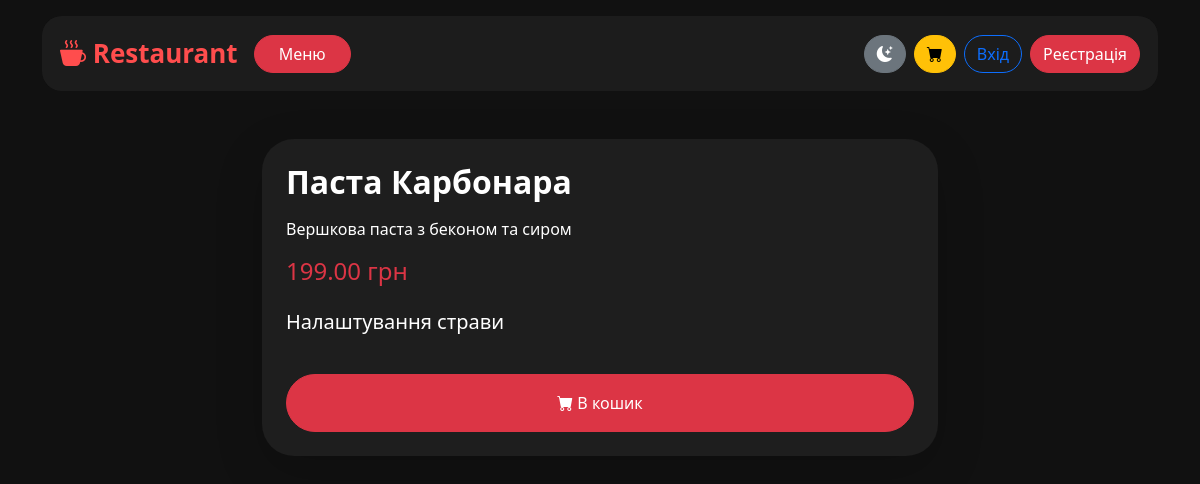
The page /dish/12/ on the database as committed earlier.
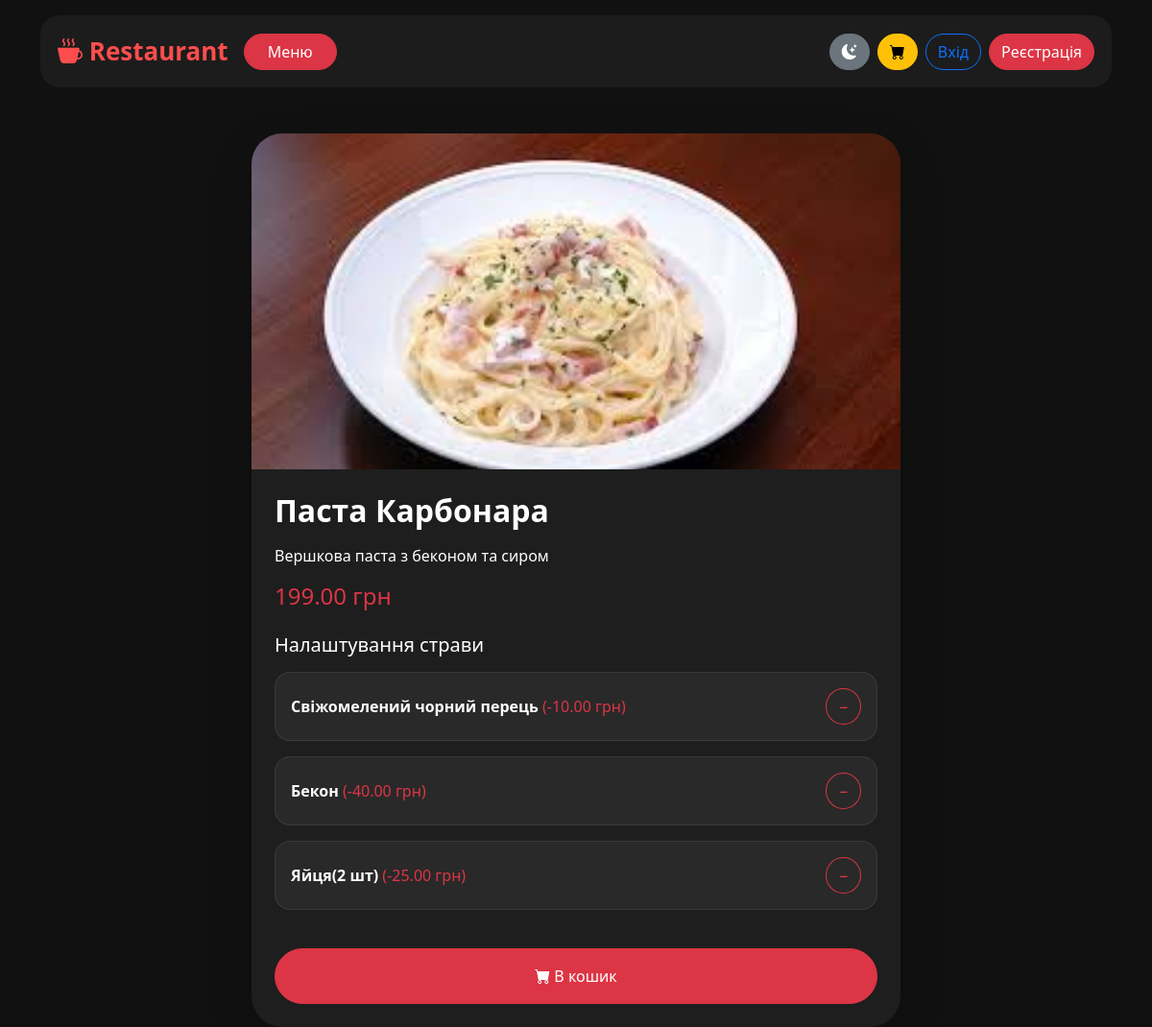
The same page on the database as committed later.
### restaurant/models.py (models this page shows, shortened)
class Dish(models.Model):
    name = models.CharField(max_length=100)
    description = models.TextField()
    price = models.DecimalField(max_digits=6, decimal_places=2)
    category = models.ForeignKey(Category, on_delete=models.CASCADE, related_name='dishes')
    likes = models.ManyToManyField(settings.AUTH_USER_MODEL, blank=True, related_name='liked_dishes')
    image = models.ImageField(upload_to='dishes/', null=True, blank=True)
    ingredients = models.ManyToManyField(Ingredient, blank=True)

class Ingredient(models.Model):
    name = models.CharField(max_length=100)
    price = models.DecimalField(max_digits=5, decimal_places=2, default=0)

### restaurant/views.py (the view)
# urls.py: path('dish/<int:dish_id>/', views.dish_detail, name='dish_detail'),
def dish_detail(request, dish_id):
    dish = get_object_or_404(Dish, id=dish_id)
    ingredients = dish.ingredients.all()
    return render(request, 'dish_detail.html', {
        'dish': dish,
        'ingredients': ingredients
    })

### templates/dish_detail.html (shortened to what this page needs)
{% extends 'base.html' %}
{% block content %}
<div class="container mt-5" style="max-width:700px;">
    <div class="card border-0 shadow-lg overflow-hidden rounded-5">
        {% if dish.image %}
            <img src="{{ dish.image.url }}"
                 class="img-fluid"
                 style="height:350px; object-fit:cover;">
        {% endif %}
        <div class="p-4">
            <h2 class="fw-bold">{{ dish.name }}</h2>
            <p class="mt-3">{{ dish.description }}</p>
            <h4 class="text-danger mb-4">
                {{ dish.price }} грн
            </h4>
            <form method="post"
                  action="{% url 'add_to_cart' dish.id %}">
                <h5 class="mb-3">
                    Налаштування страви
                </h5>
                <div class="mt-3">
                    {% for ing in ingredients %}
                        <div class="ingredient-item d-flex justify-content-between align-items-center mb-3 p-3 rounded-4">
                            <div>
                                <strong>{{ ing.name }}</strong>
                                {% if ing.price > 0 %}
                                    <span class="text-danger">
                                        (-{{ ing.price }} грн)
                                    </span>
                                {% endif %}
                            </div>
                            <div>
                                <button type="button"
                                        class="btn btn-outline-danger rounded-circle ingredient-btn"
                                        data-target="ing{{ forloop.counter }}">
                                    −
                                </button>
                            </div>
                        </div>
                    {% endfor %}
                </div>
                <button type="submit"
                        class="btn btn-danger w-100 mt-4 rounded-pill py-3">
                    <i class="bi bi-cart-fill"></i>
                    В кошик
                </button>
            </form>
        </div>
    </div>
</div>
{% endblock %}

Rows that differ between the two databases and show on the page:
changed Dish "Паста Карбонара": image: picture added
added Ingredient: name "Свіжомелений чорний перець", price "10.00"
added Ingredient: name "Бекон", price "40.00"
added Ingredient: name "Яйця(2 шт)", price "25.00"
